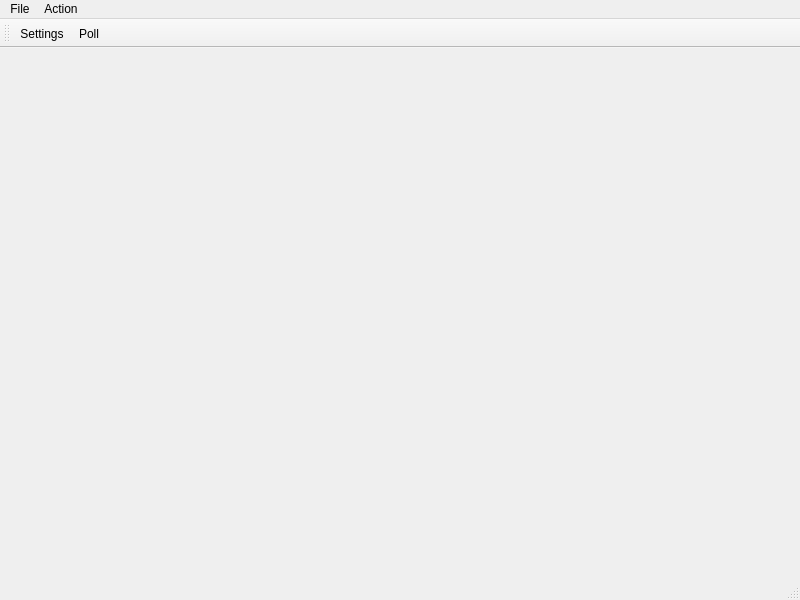
<?xml version="1.0" encoding="UTF-8"?>
<ui version="4.0">
 <class>MainWindow</class>
 <widget class="QMainWindow" name="MainWindow">
  <property name="geometry">
   <rect>
    <x>0</x>
    <y>0</y>
    <width>800</width>
    <height>600</height>
   </rect>
  </property>
  <property name="windowTitle">
   <string>Senior</string>
  </property>
  <widget class="QWidget" name="centralwidget"/>
  <widget class="QMenuBar" name="menubar">
   <property name="geometry">
    <rect>
     <x>0</x>
     <y>0</y>
     <width>800</width>
     <height>37</height>
    </rect>
   </property>
   <widget class="QMenu" name="file_menu">
    <property name="title">
     <string>File</string>
    </property>
    <addaction name="actionSettings"/>
    <addaction name="separator"/>
    <addaction name="actionOpen"/>
    <addaction name="actionClose"/>
   </widget>
   <widget class="QMenu" name="menuAction">
    <property name="title">
     <string>Action</string>
    </property>
    <addaction name="actionPoll"/>
   </widget>
   <addaction name="file_menu"/>
   <addaction name="menuAction"/>
  </widget>
  <widget class="QStatusBar" name="statusbar"/>
  <widget class="QToolBar" name="toolBar">
   <property name="windowTitle">
    <string>toolBar</string>
   </property>
   <attribute name="toolBarArea">
    <enum>TopToolBarArea</enum>
   </attribute>
   <attribute name="toolBarBreak">
    <bool>false</bool>
   </attribute>
   <addaction name="actionSettings"/>
   <addaction name="actionPoll"/>
  </widget>
  <action name="actionOpen">
   <property name="icon">
    <iconset theme="document-open">
     <normaloff>.</normaloff>.</iconset>
   </property>
   <property name="text">
    <string>Open</string>
   </property>
   <property name="shortcut">
    <string>Ctrl+O</string>
   </property>
   <property name="iconVisibleInMenu">
    <bool>true</bool>
   </property>
  </action>
  <action name="actionClose">
   <property name="text">
    <string>Close</string>
   </property>
   <property name="shortcut">
    <string>Ctrl+W</string>
   </property>
  </action>
  <action name="actionPoll">
   <property name="icon">
    <iconset>
     <normalon>:/window/images/poll.png</normalon>
    </iconset>
   </property>
   <property name="text">
    <string>Poll</string>
   </property>
   <property name="shortcut">
    <string>Shift+P</string>
   </property>
   <property name="iconVisibleInMenu">
    <bool>true</bool>
   </property>
  </action>
  <action name="actionSettings">
   <property name="icon">
    <iconset>
     <normalon>:/window/images/configure.png</normalon>
    </iconset>
   </property>
   <property name="text">
    <string>Settings</string>
   </property>
   <property name="toolTip">
    <string>Settings</string>
   </property>
  </action>
 </widget>
 <resources/>
 <connections/>
</ui>
